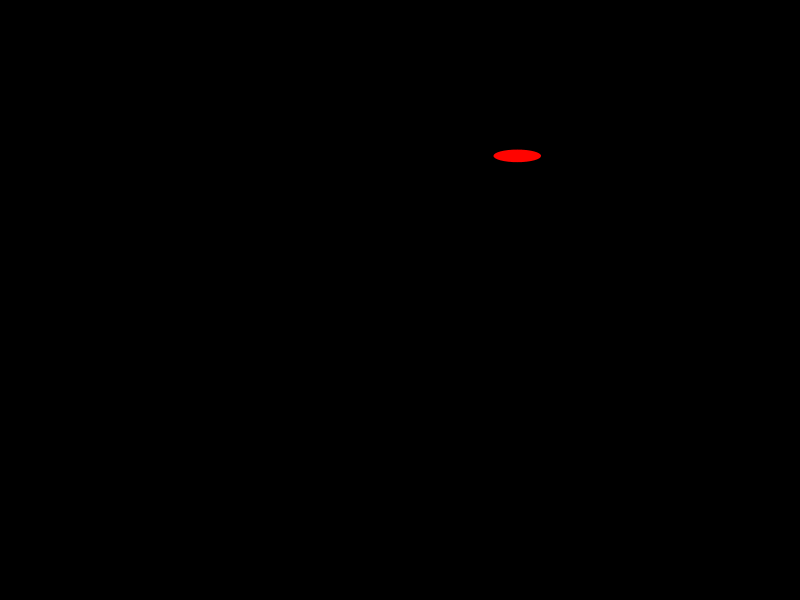
Frame 1 (no input)
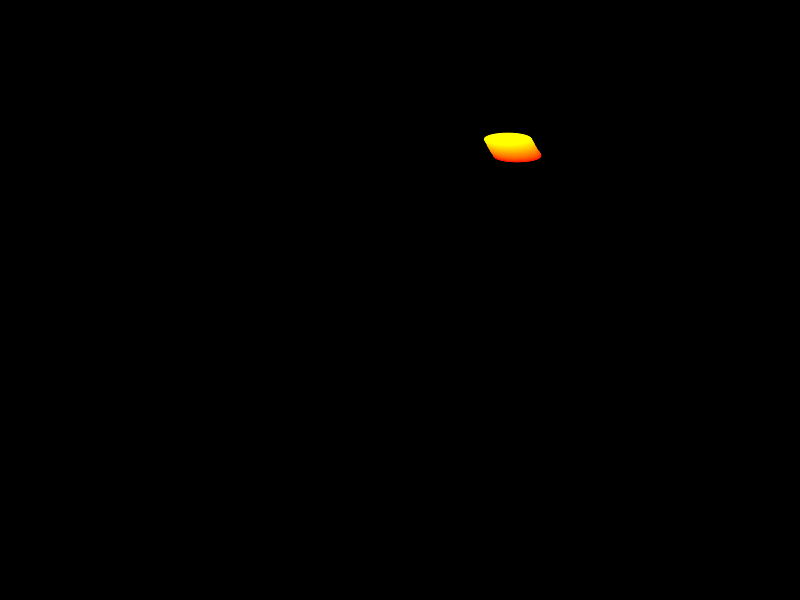
Frame 60 (the mouse pressed at the canvas centre just before this capture)
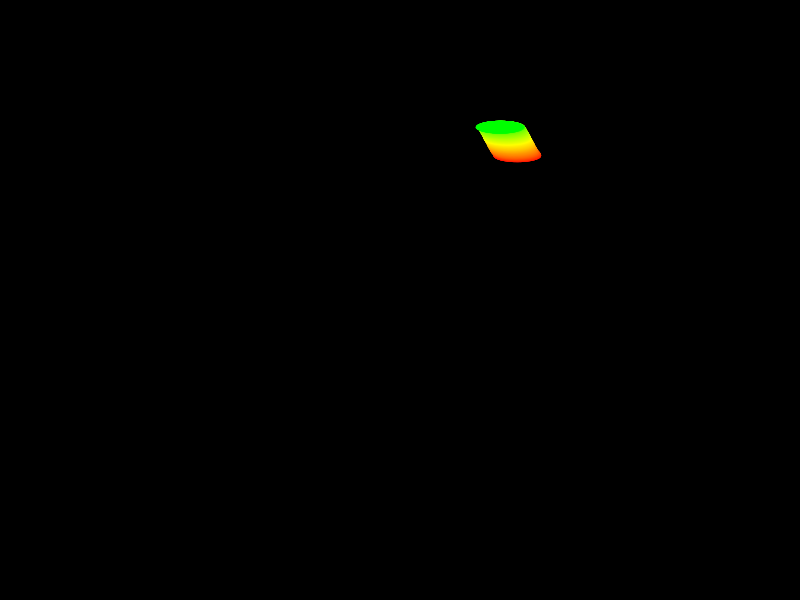
Frame 120 (the mouse held since frame 60 and released just before this capture)

The Processing sketch that drew these frames (run headless with seeded random() and noise(); from frame 60 on, the mouse is pressed at the canvas centre):

// Processing sketch: Wanderer_PVector
// ── Wanderer_PVector.pde
PVector loc;
PVector vel;
PVector acc;
PVector sz;
//int sz= 50;

void setup(){
  size(800,600);
  loc = new PVector (random(width), random(height));

  vel = new PVector (0,0);
  
  sz = new PVector (random(1,50), random(1,50));
  
  colorMode(HSB,360,100,100,100);
  
  background(0);
}

void draw(){
  
 // background(0);
 
  noStroke();

  fill(frameCount%360, 100,100);
 
  acc =  new PVector (random(-.05,.05), random(-.05, .05));
  loc.add(vel);
  vel.add(acc);
  
  ellipse(loc.x,loc.y, sz.x,sz.y);
  
  if (loc.x - sz.x/2 > width){
    loc.x = -sz.x/2;
  }
  
  if (loc.x + sz.x/2 <0){
    loc.x = width+sz.x/2;
  }
  if (loc.y - sz.y/2 > height){
    loc.y= -sz.y/2;
  }
  if (loc.y + sz.y/2 <0){
    loc.y= height + sz.y/2;
  }
  
  
}
  
